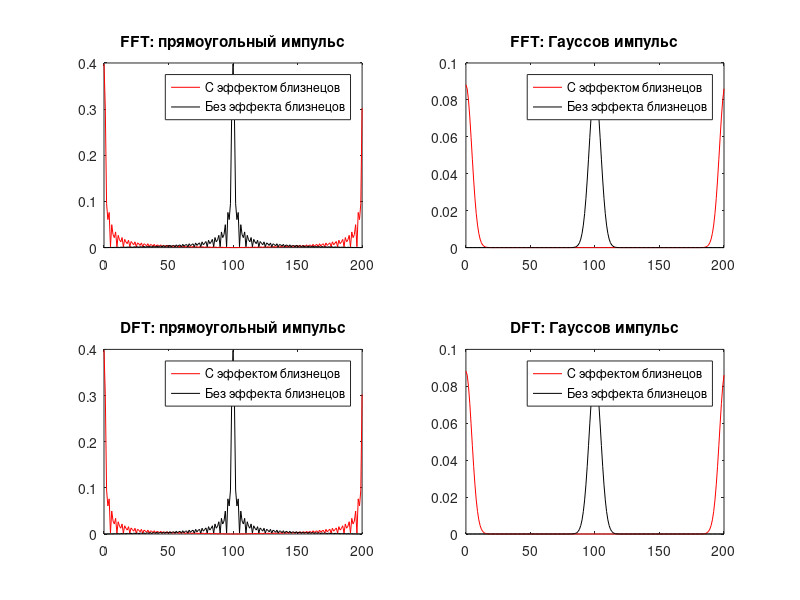

This chart was generated by the following MATLAB code:
function lab_02()
T = 2.0;
A = 1.0;
sigma = 0.5;

% Границы расчета
mult = 5;
t = -mult:0.05:mult;

% Расчет импульсных функций
x1 = zeros(size(t));
x1(abs(t) - T < 0) = 1;
x1(abs(t) == T) = 0.5;
x2 = A * exp(-(t/sigma).^2);

% FFT
yx1 = fft(x1);
yx2 = fft(x2);

yg1 = fftshift(yx1);
yg2 = fftshift(yx2);

% DFT
zx1 = dft(x1);
zx2 = dft(x2);

zg1 = fftshift(zx1);
zg2 = fftshift(zx2);

M = 0:length(t)-1;

subplot(2,2,1);
plot(M,abs(yx1)/length(M),'r',M,abs(yg1)/length(M),'black');
title('FFT: прямоугольный импульс');
legend('С эффектом близнецов','Без эффекта близнецов');


subplot(2,2,2);
plot(M,abs(yx2)/length(M),'r',M,abs(yg2)/length(M),'black');
title('FFT: Гауссов импульс');
legend('С эффектом близнецов','Без эффекта близнецов');

subplot(2,2,3);
plot(M,abs(zx1)/length(M),'r',M,abs(zg1)/length(M),'black');
title('DFT: прямоугольный импульс');
legend('С эффектом близнецов','Без эффекта близнецов');

subplot(2,2,4);
plot(M,abs(zx2)/length(M),'r',M,abs(zg2)/length(M),'black');
title('DFT: Гауссов импульс');
legend('С эффектом близнецов','Без эффекта близнецов');
end

% Дискретное преобразование Фурье
function y = dft(x)
a = 0:length(x)-1;
b = -2 * pi * sqrt(-1) * a / length(x);
for i = 1:length(a)
    a(i) = 0;
    for j = 1:length(x)
        a(i) = a(i) + x(j) * exp(b(i) * j);
    end
end
y = a;
end